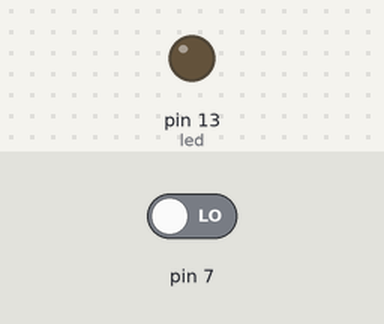
This sketch was run on a simulated Arduino Uno, built with avr-gcc and run on an emulated ATmega328P. Shown: output pins drawn as LEDs (lit = HIGH). Dashed ring = blinking. The test bench sets the inputs (shaded band); at power-on: pin 7 LOW.

Above: at 1.2 s.
1.3 s: pin 7 driven HIGH
At 2.1 s:
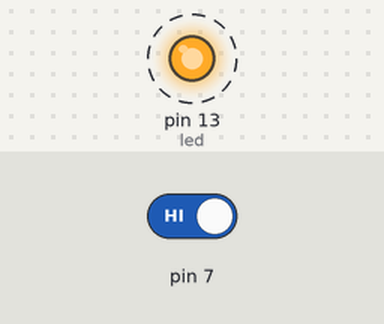
4.3 s: pin 7 driven LOW
At 5.2 s:
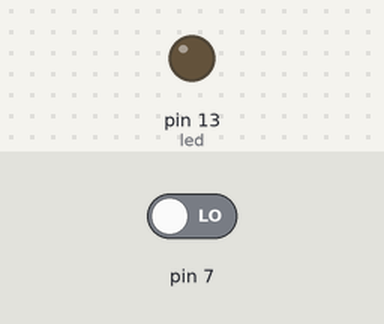
Timing chart, 0 to 7.3 s (numbered marks = the images above; inputs shaded):
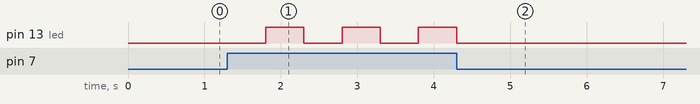

The sketch:

stato_botton.ino
```cpp
int stato= LOW;
int led = 13;
int bottone=8;
void setup() {
  pinMode(led, OUTPUT);
  pinMode(bottone, INPUT);
}

void loop() {
  if(digitalRead(7)== HIGH){
    stato= !stato;
    delay(500);
    digitalWrite(led, HIGH);
  }
  if(stato== HIGH){
    digitalWrite(led, HIGH);
  }
  else{
    digitalWrite(led, LOW);
  }

  }
```

Measured:
- after the input at 1.3 s, pin 13 (led): alternates HIGH for 0.50 s and LOW for 0.50 s, starting after 0.50 s
- after the input at 4.3 s, pin 13 (led): goes on until 4.3 s, then stays LOW
